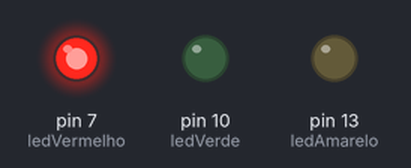
This sketch was run on a simulated Arduino Uno, built with avr-gcc and run on an emulated ATmega328P. Shown: output pins drawn as LEDs (lit = HIGH).

Above: at 10.0 s.
At 35.0 s:
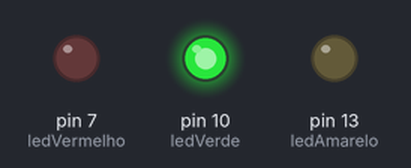
At 47.5 s:
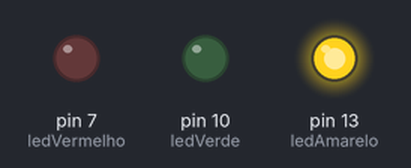
Timing chart, 0 to 65.0 s (numbered marks = the images above):
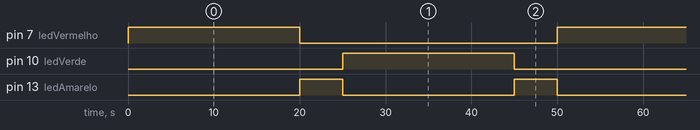

Measured:
- by itself, pin 7 (ledVermelho), pin 10 (ledVerde): alternates HIGH for 20.0 s and LOW for 30.0 s
- by itself, pin 13 (ledAmarelo): alternates HIGH for 5.0 s and LOW for 20.0 s
- by itself, everything shown: repeats every 50.0 s, in 5 steps

The sketch:

sketch_mar26b.ino
```cpp
//Semáforo

//Variavéis
int ledVermelho = 7;
int ledVerde = 10;
int ledAmarelo = 13;


void setup(){
  pinMode(ledAmarelo, OUTPUT);
  pinMode(ledVerde, OUTPUT);
  pinMode(ledVermelho, OUTPUT);

}

void loop(){
  digitalWrite(ledVermelho, HIGH);
    delay(20000);
  digitalWrite(ledVermelho, LOW);
  digitalWrite(ledAmarelo, HIGH);
  	delay(5000);
  digitalWrite(ledAmarelo, LOW);
  digitalWrite(ledVerde, HIGH);
  	delay(20000);
  digitalWrite(ledVerde, LOW);
  digitalWrite(ledAmarelo, HIGH);
  	delay(5000);
  digitalWrite(ledAmarelo, LOW);


}
```
